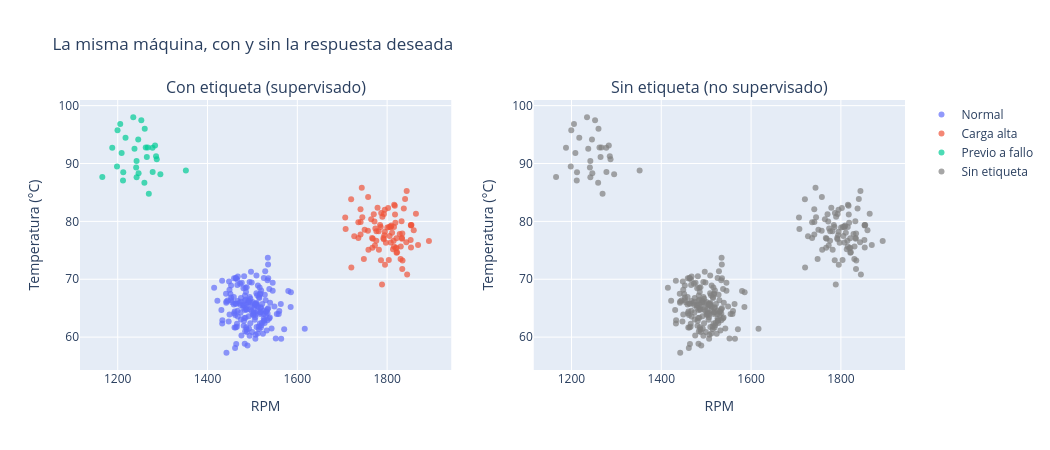

This figure's notebook cell:
### Markdown cell above
| | Supervisado | No supervisado |
|---|---|---|
| ¿Existe la respuesta deseada? | **Sí** (`Fallo`, `precio`, `churn`…) | **No** |
| Pregunta típica | ¿Fallará esta máquina? ¿Cuánto costará? | ¿Qué **tipos** de operación hay? ¿Qué lectura es **rara**? |
| Tareas | Clasificación, regresión | **Agrupamiento** (clustering), **reducción de dimensionalidad** |
| ¿Cómo sé si acerté? | Comparo contra la etiqueta (R², accuracy…) | No hay contra qué comparar: **métricas internas** + sentido de negocio |

Veámoslo con 300 lecturas simuladas de la misma máquina. A la izquierda, lo que veríamos **si** tuviéramos la etiqueta; a la derecha, lo que **realmente** tenemos:

### Code cell
# 300 lecturas simuladas: operación normal, carga alta y operación previa a un fallo
rng = np.random.default_rng(42)

def simular_regimen(n, rpm, temp, regimen):
    return pd.DataFrame({
        'RPM': rng.normal(rpm[0], rpm[1], n),
        'Temp (°C)': rng.normal(temp[0], temp[1], n),
        'regimen': regimen,
    })

lecturas = pd.concat([
    simular_regimen(180, (1500, 40), (65, 3), 'Normal'),
    simular_regimen(90, (1800, 40), (78, 3), 'Carga alta'),
    simular_regimen(30, (1250, 50), (92, 3), 'Previo a fallo'),
], ignore_index=True)

fig = make_subplots(
    rows=1,
    cols=2,
    subplot_titles=['Con etiqueta (supervisado)', 'Sin etiqueta (no supervisado)']
)
for regimen in lecturas['regimen'].unique():
    sub = lecturas[lecturas['regimen'] == regimen]
    fig.add_trace(go.Scatter(x=sub['RPM'], y=sub['Temp (°C)'], mode='markers', name=regimen,
                             marker={'size': 6, 'opacity': 0.7}), row=1, col=1)
fig.add_trace(go.Scatter(x=lecturas['RPM'], y=lecturas['Temp (°C)'], mode='markers', name='Sin etiqueta',
                         marker={'size': 6, 'opacity': 0.7, 'color': 'gray'}), row=1, col=2)
fig.update_xaxes(title_text='RPM')
fig.update_yaxes(title_text='Temperatura (°C)')
fig.update_layout(width=1050, height=450, title='La misma máquina, con y sin la respuesta deseada')
fig.show()

### Figure 1 — Plotly figure (JSON) as saved in the notebook; plotly's stock layout.template omitted (floating-point values rounded to 4 significant figures; data arrays with more than 128 entries replaced by an {"elided": "..."} marker saying what was removed)
{"data": [{"marker": {"opacity": 0.7, "size": 6}, "mode": "markers", "name": "Normal", "type": "scatter", "x": {"elided": "180 float values"}, "xaxis": "x", "y": {"elided": "180 float values"}, "yaxis": "y"}, {"marker": {"opacity": 0.7, "size": 6}, "mode": "markers", "name": "Carga alta", "type": "scatter", "x": [1794.0, 1815.0, 1840.0, 1758.0, 1795.0, 1859.0, 1770.0, 1767.0, 1808.0, 1834.0, 1800.0, 1853.0, 1834.0, 1834.0, 1822.0, 1893.0, 1792.0, 1720.0, 1864.0, 1782.0, 1804.0, 1852.0, 1736.0, 1750.0, 1736.0, 1768.0, 1818.0, 1821.0, 1811.0, 1743.0, 1708.0, 1802.0, 1781.0, 1818.0, 1828.0, 1806.0, 1830.0, 1809.0, 1821.0, 1772.0, 1793.0, 1808.0, 1833.0, 1784.0, 1821.0, 1789.0, 1795.0, 1833.0, 1720.0, 1748.0, 1741.0, 1707.0, 1773.0, 1830.0, 1789.0, 1808.0, 1844.0, 1853.0, 1797.0, 1854.0, 1804.0, 1767.0, 1776.0, 1741.0, 1764.0, 1786.0, 1832.0, 1869.0, 1745.0, 1816.0, 1758.0, 1819.0, 1795.0, 1727.0, 1837.0, 1776.0, 1779.0, 1757.0, 1774.0, 1817.0, 1792.0, 1813.0, 1814.0, 1853.0, 1786.0, 1741.0, 1843.0, 1787.0, 1845.0, 1815.0], "xaxis": "x", "y": [77.61, 79.05, 83.85, 84.23, 78.21, 78.48, 81.23, 75.46, 79.0, 77.92, 78.94, 75.5, 73.23, 71.78, 74.65, 76.62, 77.12, 83.81, 81.32, 75.11, 79.04, 76.78, 77.15, 78.56, 79.86, 76.98, 81.19, 74.57, 78.02, 85.79, 78.67, 82.3, 78.27, 79.74, 77.83, 77.49, 75.66, 79.29, 75.45, 80.0, 81.26, 79.1, 77.14, 79.36, 77.07, 80.81, 72.51, 76.99, 72.03, 73.51, 82.09, 80.69, 75.84, 73.49, 69.11, 76.37, 85.26, 79.3, 76.32, 79.4, 73.32, 77.11, 78.3, 77.74, 80.37, 79.03, 80.0, 75.93, 80.69, 82.89, 75.09, 75.34, 82.01, 77.43, 82.21, 76.67, 82.37, 78.39, 78.77, 82.69, 76.91, 75.18, 76.65, 79.36, 73.3, 79.91, 76.38, 81.44, 70.82, 75.64], "yaxis": "y"}, {"marker": {"opacity": 0.7, "size": 6}, "mode": "markers", "name": "Previo a fallo", "type": "scatter", "x": [1166.0, 1209.0, 1262.0, 1241.0, 1237.0, 1242.0, 1260.0, 1200.0, 1285.0, 1283.0, 1269.0, 1278.0, 1265.0, 1352.0, 1246.0, 1235.0, 1212.0, 1198.0, 1188.0, 1206.0, 1246.0, 1267.0, 1253.0, 1212.0, 1295.0, 1287.0, 1242.0, 1217.0, 1277.0, 1259.0], "xaxis": "x", "y": [87.66, 91.8, 92.79, 89.3, 92.57, 87.64, 96.01, 95.74, 91.24, 93.09, 84.77, 88.53, 91.12, 88.78, 94.14, 97.99, 88.47, 89.49, 92.71, 96.83, 88.33, 92.75, 97.46, 87.04, 88.16, 90.73, 90.44, 94.44, 92.72, 86.68], "yaxis": "y"}, {"marker": {"color": "gray", "opacity": 0.7, "size": 6}, "mode": "markers", "name": "Sin etiqueta", "type": "scatter", "x": {"elided": "300 float values"}, "xaxis": "x2", "y": {"elided": "300 float values"}, "yaxis": "y2"}], "layout": {"annotations": [{"font": {"size": 16}, "showarrow": false, "text": "Con etiqueta (supervisado)", "x": 0.225, "xanchor": "center", "xref": "paper", "y": 1, "yanchor": "bottom", "yref": "paper"}, {"font": {"size": 16}, "showarrow": false, "text": "Sin etiqueta (no supervisado)", "x": 0.775, "xanchor": "center", "xref": "paper", "y": 1, "yanchor": "bottom", "yref": "paper"}], "height": 450, "title": {"text": "La misma máquina, con y sin la respuesta deseada"}, "width": 1050, "xaxis": {"anchor": "y", "domain": [0, 0.45], "title": {"text": "RPM"}}, "xaxis2": {"anchor": "y2", "domain": [0.55, 1], "title": {"text": "RPM"}}, "yaxis": {"anchor": "x", "domain": [0, 1], "title": {"text": "Temperatura (°C)"}}, "yaxis2": {"anchor": "x2", "domain": [0, 1], "title": {"text": "Temperatura (°C)"}}}}
